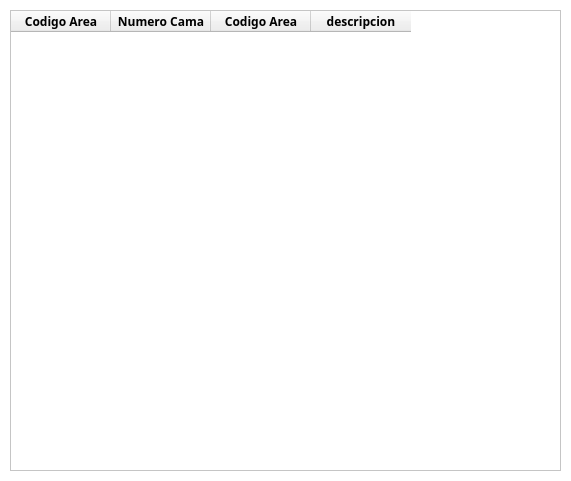
<?xml version="1.0" encoding="UTF-8"?>
<ui version="4.0">
 <class>widgetListarCamas</class>
 <widget class="QWidget" name="widgetListarCamas">
  <property name="geometry">
   <rect>
    <x>0</x>
    <y>0</y>
    <width>571</width>
    <height>481</height>
   </rect>
  </property>
  <property name="palette">
   <palette>
    <active>
     <colorrole role="Base">
      <brush brushstyle="SolidPattern">
       <color alpha="255">
        <red>255</red>
        <green>255</green>
        <blue>255</blue>
       </color>
      </brush>
     </colorrole>
     <colorrole role="Window">
      <brush brushstyle="SolidPattern">
       <color alpha="255">
        <red>255</red>
        <green>255</green>
        <blue>255</blue>
       </color>
      </brush>
     </colorrole>
    </active>
    <inactive>
     <colorrole role="Base">
      <brush brushstyle="SolidPattern">
       <color alpha="255">
        <red>255</red>
        <green>255</green>
        <blue>255</blue>
       </color>
      </brush>
     </colorrole>
     <colorrole role="Window">
      <brush brushstyle="SolidPattern">
       <color alpha="255">
        <red>255</red>
        <green>255</green>
        <blue>255</blue>
       </color>
      </brush>
     </colorrole>
    </inactive>
    <disabled>
     <colorrole role="Base">
      <brush brushstyle="SolidPattern">
       <color alpha="255">
        <red>255</red>
        <green>255</green>
        <blue>255</blue>
       </color>
      </brush>
     </colorrole>
     <colorrole role="Window">
      <brush brushstyle="SolidPattern">
       <color alpha="255">
        <red>255</red>
        <green>255</green>
        <blue>255</blue>
       </color>
      </brush>
     </colorrole>
    </disabled>
   </palette>
  </property>
  <property name="font">
   <font>
    <weight>75</weight>
    <bold>true</bold>
   </font>
  </property>
  <property name="windowTitle">
   <string>Listar Camas</string>
  </property>
  <property name="autoFillBackground">
   <bool>true</bool>
  </property>
  <widget class="QTableWidget" name="tableWidgetCamas">
   <property name="geometry">
    <rect>
     <x>10</x>
     <y>10</y>
     <width>551</width>
     <height>461</height>
    </rect>
   </property>
   <column>
    <property name="text">
     <string>Codigo Area</string>
    </property>
    <property name="font">
     <font>
      <family>Ubuntu Condensed</family>
     </font>
    </property>
   </column>
   <column>
    <property name="text">
     <string>Numero Cama</string>
    </property>
    <property name="font">
     <font>
      <family>Ubuntu Condensed</family>
     </font>
    </property>
   </column>
   <column>
    <property name="text">
     <string>Codigo Area</string>
    </property>
    <property name="font">
     <font>
      <family>Ubuntu Condensed</family>
     </font>
    </property>
   </column>
   <column>
    <property name="text">
     <string>descripcion</string>
    </property>
    <property name="font">
     <font>
      <family>Ubuntu Condensed</family>
     </font>
    </property>
   </column>
  </widget>
 </widget>
 <resources/>
 <connections/>
</ui>
